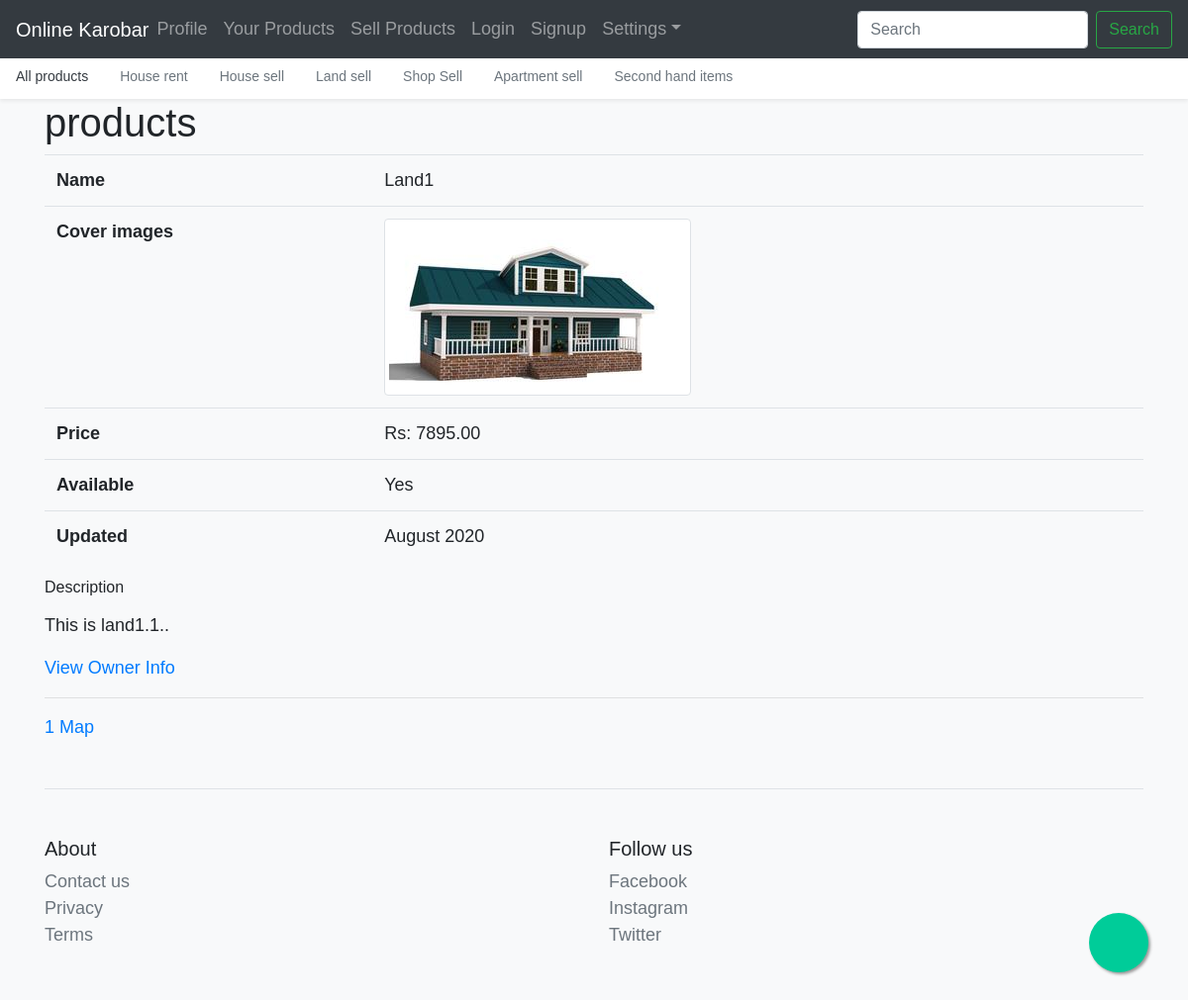
The app's page /product/land11/ with its own data.
### app1/models.py (models this page shows, shortened)
class Product(models.Model):
    name = models.CharField(max_length=32)
    description=models.TextField(blank=False)
    price=models.DecimalField(max_digits=11,decimal_places=2,blank=False)
    location=models.CharField(max_length=32,blank=False)
    slug=models.SlugField(max_length=48)
    active=models.BooleanField(default=True)
    available=models.BooleanField(default=True)
    paid=models.BooleanField(default=False)
    date_updated=models.DateTimeField(auto_now=True)
    tags=models.ManyToManyField(ProductTag,blank=True)
    objects=ActiveManager()

class ProductImage(models.Model):
    product =  models.ForeignKey(Product, on_delete=models.CASCADE)
    image = models.ImageField(upload_to="product-images")
    thumbnail=models.ImageField(upload_to="product-thumbnails",null=True)

### app1/templates/app1/product_detail.html (shortened to what this page needs)
{% extends "base.html" %}
{% block body %}
<div class="container">
<h1>products</h1>
<table class="table">
<tr>
<th>Name</th>
<td>{{ object.name }}</td>
</tr>
<tr>
<th>Cover images</th>
<td>
{% for image in object.productimage_set.all %}
<img class="img-thumbnail" alt="Responsive image" src="{{ image.thumbnail.url }}" alt="cover"/>
{% endfor %}
</td>
</tr>
<tr>
<th>Price</th>
<td>Rs: {{ object.price }}</td>
</tr>
<tr>
<th>Available</th>
<td>{{ object.available|yesno|capfirst }}</td>
</tr>
<tr>
<th>Updated</th>
<td>{{ object.date_updated|date:"F Y" }}</td>
</tr>
</table>
<h6>Description</h6>
<p>{{ object.description|linebreaks }}</p>
<a href="#">View Owner Info</a>
<hr>
<div id="wrapper-9cd199b9cc5410cd3b1ad21cab2e54d3">
      <a href="https://1map.com/map-embed">1 Map</a></div>
</div>
{% endblock %}

### app1/static/app1/css/offcanvas.css (style rules this page uses)
html, body { overflow-x: hidden; }
body { padding-top: 56px; }

### app1/static/app1/css/floating-button.css (style rules this page uses)
* { padding:0;margin:0; }
body { font-family:Verdana, Geneva, sans-serif; font-size:18px; background-color:#CCC; }

### records on screen
Product: name "Land1", price "7895.00", available "Yes", date_updated "August 2020", description "This is land1.1.."
ProductImage: thumbnail (picture)
